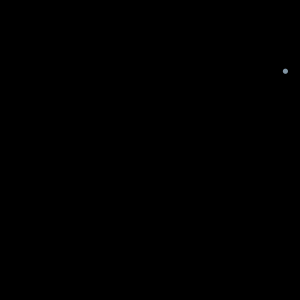
Frame 1 (no input)
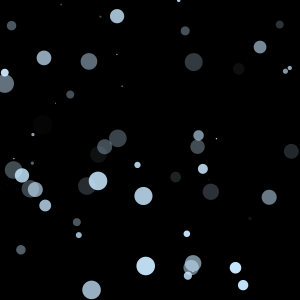
Frame 60 (the mouse pressed at the canvas centre just before this capture)
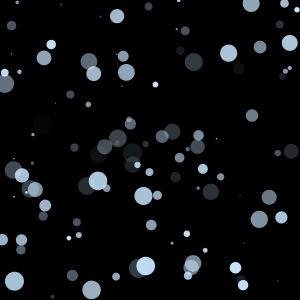
Frame 120 (the mouse held since frame 60 and released just before this capture)

The Processing sketch that drew these frames (run headless with seeded random() and noise(); from frame 60 on, the mouse is pressed at the canvas centre):

// Processing sketch: processing_62594
// ── processing_62594.pde

// Exercício de Random -  Anabel Santos

float t; // variável transparência (alpha)
float diam; // variável de diametro
float x; // posição X - horizontal
float y; // posição Y - vertical

//definições setup
void setup(){
  size(300,300); // tamanho do background
  background (0); // cor do background
  smooth(); // suavizar
}

// parte ilustrativa (desenhos)
void draw(){

  //Variáveis com valores aleatórios, excepto os da cor
t = random(255); // transparência
diam = random(20); // diametro aleatório de 1 a 20
x = random(width); // posição X - horizontal random
y = random(height); // posição Y - vertical random

noStroke(); // sem contorno (outline)
fill(201,232,255,t);  // cor dos círculos
ellipse(x,y,diam,diam); // círculos com valores aleatórios
   
  }
